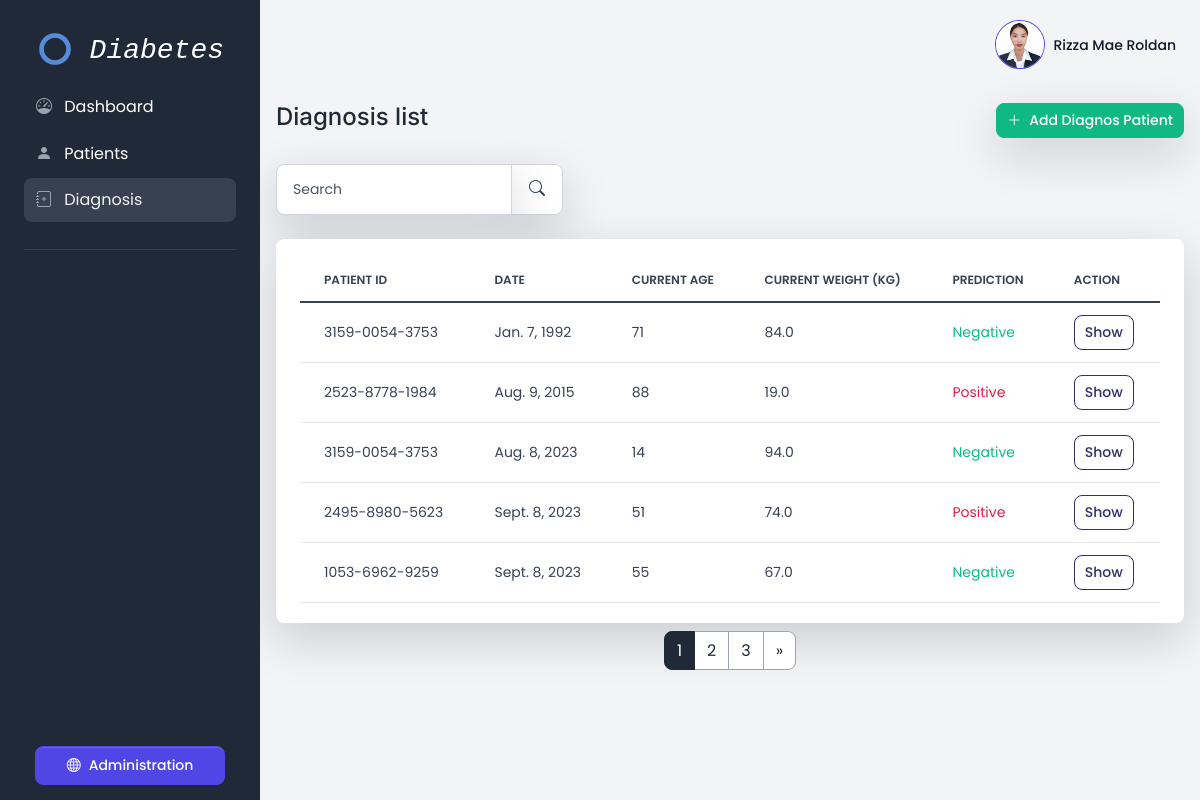
The app's page /diagnosis/ (signed in) with its own data.
### diabetes/models.py (models this page shows, shortened)
class ExtendedUserModel(models.Model):
     user = models.OneToOneField(User, on_delete=models.CASCADE);
     image = models.ImageField(upload_to='user/images', null=True, blank=True)
     class Meta:
          verbose_name = 'User Image'

class Diagnosis(models.Model):
     patient = models.ForeignKey(Patient, on_delete=models.CASCADE)
     description = models.TextField(blank=True, null=True)
     date = models.DateField()
     created_at = models.DateTimeField(auto_now_add=True)
     updated_at = models.DateTimeField(auto_now=True)
     current_age = models.IntegerField(verbose_name='Current Age')
     current_weight = models.DecimalField(max_digits=5, decimal_places=1, verbose_name='Current Weight (kg)')
     test1 = models.DecimalField(max_digits=6, decimal_places=2, verbose_name='Test 1')
     test2 = models.DecimalField(max_digits=6, decimal_places=2, verbose_name='Test 2')
     test3 = models.DecimalField(max_digits=6, decimal_places=2, verbose_name='Test 3')
     prediction_result = models.BooleanField(null=True, blank=True, verbose_name='Prediction')
     class Meta:
          verbose_name_plural = 'Diagnosis'

class Patient(models.Model):
     added_by = models.ForeignKey(User, on_delete=models.SET_NULL, null=True)
     custom_patient_id = models.CharField(max_length=14, unique=True, default=generate_unique_id, verbose_name='Patient ID')
     first_name = models.CharField(max_length=255, verbose_name='First name')
     middle_name = models.CharField(max_length=255, null=True, blank=True, verbose_name='Middle name')
     last_name = models.CharField(max_length=255, verbose_name='Last name')
     sex = models.CharField(max_length=1,choices=(('M','M'),('F','F')))
     address = models.CharField(max_length=255, null=True, blank=True)
     barangay = models.ForeignKey(Barangay, on_delete=models.CASCADE)
     created_at = models.DateTimeField(auto_now_add=True)
     updated_at = models.DateTimeField(auto_now=True)

### diabetes/views.py (the view)
# urls.py: path('diagnosis/', views.diagnosis_index, name='diagnosis'),
@login_required(login_url='/login')
def diagnosis_index(request):
     search = request.GET.get('search')
     if search:
          queryset = Diagnosis.objects.filter(Q(patient__custom_patient_id__icontains=search) | Q(date__icontains=search)).order_by('-updated_at')
     else:
          search = ''
          queryset = Diagnosis.objects.all().order_by('-updated_at')
     items_per_page = 5
     paginator = Paginator(queryset, items_per_page)
     page_number = request.GET.get('page')
     diagnosis = paginator.get_page(page_number)
     return render(request, 'diabetes/diagnosis-index.html',{'diagnosis': diagnosis, 'search': search})

### diabetes/templates/diabetes/diagnosis-index.html (shortened to what this page needs)
{% extends 'diabetes/base.html' %}
{% block content %}
<x-app-layout>
	<div class="d-flex justify-content-between flex-wrap flex-md-nowrap align-items-center py-4">
		<div class="d-block mb-md-0">
			<h2 class="h4">Diagnosis list</h2>
		</div>
		<div class="btn-toolbar mb-2 mb-md-0">
			<a href="{% url 'diagnosis-create' %}" class="btn btn-sm btn-success shadow-lg d-inline-flex align-items-center text-white animate-up-1">
				<i class="icon icon-xs me-2 bi bi-plus-lg"></i>
				Add Diagnos Patient
			</a>
		</div>
	</div>
	<div class="table-settings mb-4">
		<div class="row align-items-center justify-content-between">
			<div class="col col-md-6 col-lg-3 col-xl-4">
				<form action="" method="GET">
					<div class="input-group me-2 me-lg-3 fmxw-400">
						<input type="text" name="search" value="{{ search }}" class="form-control shadow-lg" placeholder="Search">
						<span class="input-group-text shadow-lg">
							<button type="submit" class="btn btn-xs">
								<i class="icon fs-6 bi bi-search"></i>
							</button>
						</span>
					</div>
				</form>
			</div>
		</div>
	</div>
	<div class="card card-body border-0 shadow-lg table-wrapper table-responsive mb-2">
		<table class="table table-hover">
			<thead>
				<tr>
					<th class="border-gray-200">Patient ID</th>
					<th class="border-gray-200">Date</th>
					<th class="border-gray-200">Current Age</th>
					<th class="border-gray-200">Current Weight (kg)</th>
					<th class="border-gray-200">Prediction</th>
					<th class="border-gray-200">Action</th>
				</tr>
			</thead>
			<tbody>
				{% for diagnos in diagnosis %}
					<tr>
						<td valign="middle">
							<span class="fw-normal">{{ diagnos.patient.custom_patient_id }}</span>
						</td>
						<td valign="middle"><span class="fw-normal">{{ diagnos.date }}</span></td>
						<td valign="middle"><span class="fw-normal">{{ diagnos.current_age }}</span></td>
						<td valign="middle"><span class="fw-normal">{{ diagnos.current_weight }}</span></td>
						<td valign="middle"><span class="fw-normal">{% if diagnos.prediction_result == True %}<span class="text-danger">Positive</span>{% else %}<span class="text-success">Negative</span>{% endif %}</span></td>
						<td valign="middle">
							<a href="{% url 'diagnosis-update' diagnos.pk %}" class="btn btn-sm btn-pill btn-outline-tertiary">Show</a>
						</td>
					</tr>
				{% endfor %}
			</tbody>
		</table>
	</div>
	<div class="d-flex justify-content-center">
		<nav aria-label="Page navigation example">
			<ul class="pagination">
			    {% for num in diagnosis.paginator.page_range %}
				   {% if num > diagnosis.number|add:'-3' and num < diagnosis.number|add:'3' %}
					  {% if num == diagnosis.number %}
							{% if diagnosis.paginator.num_pages != 1 %}
							    <li class="page-item active"><span class="page-link">{{ num }}</span></li>
							{% endif %}
					  {% else %}
						 <li class="page-item"><a class="page-link" href="?page={{ num }}{% if search %}&search={{ search }}{% endif %}">{{ num }}</a></li>
					  {% endif %}
				   {% endif %}
			    {% endfor %}
			    {% if diagnosis.has_next %}
				   <li class="page-item"><a class="page-link" href="?page={{ diagnosis.next_page_number }}{% if search %}&search={{ search }}{% endif %}">»</a></li>
			    {% endif %}
			</ul>
		 </nav>
		</div>
</x-app-layout>
{% endblock %}

### diabetes/templates/diabetes/navbar.html (shortened to what this page needs)
<nav class="navbar navbar-top navbar-expand navbar-dashboard navbar-dark ps-0 pe-2 pb-0">
	<div class="container-fluid px-0">
		<div class="d-flex justify-content-between w-100" id="navbarSupportedContent">
			<ul class="navbar-nav align-items-center">
				<li class="nav-item dropdown ms-lg-3">
					<a class="nav-link dropdown-toggle pt-1 px-0" href="#" role="button" data-bs-toggle="dropdown"
						aria-expanded="false">
						<div class="media d-flex align-items-center">
							<img class="rounded-circle border border-indigo border-1" src="{% if request.user.extendedusermodel.image %}{{ request.user.extendedusermodel.image.url }}{% else %}https://ui-avatars.com/api/?background=random&rounded=true&name={{ request.user.first_name }}+{{ request.user.last_name }}{% endif %}" width="50px">
							<div class="media-body ms-2 text-dark align-items-center d-none d-lg-block">
								<span class="mb-0 font-small fw-bold text-gray-900">{{ request.user.first_name|title }} {{ request.user.last_name|title }}</span>
							</div>
						</div>
					</a>
				</li>
			</ul>
		</div>
	</div>
</nav>

### diabetes/templates/diabetes/base.html (style rules this page uses)
* { font-family: 'Poppins'; }

### records on screen
Diagnosis: patient.custom_patient_id "3159-0054-3753", date "Jan. 7, 1992", current_age "71", current_weight "84.0", prediction_result "Negative"
Diagnosis: patient.custom_patient_id "2523-8778-1984", date "Aug. 9, 2015", current_age "88", current_weight "19.0", prediction_result "Positive"
Diagnosis: patient.custom_patient_id "3159-0054-3753", date "Aug. 8, 2023", current_age "14", current_weight "94.0", prediction_result "Negative"
Diagnosis: patient.custom_patient_id "2495-8980-5623", date "Sept. 8, 2023", current_age "51", current_weight "74.0", prediction_result "Positive"
Diagnosis: patient.custom_patient_id "1053-6962-9259", date "Sept. 8, 2023", current_age "55", current_weight "67.0", prediction_result "Negative"

### other values on screen
{{ request.user.first_name|title }} "Rizza Mae"
{{ request.user.last_name|title }} "Roldan"
{{ num }} "1"
{{ num }} "2" "3"
